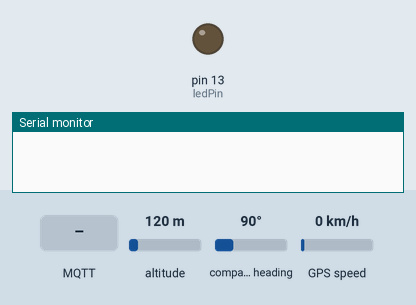
The sketch below on a simulated Arduino Uno, built with avr-gcc and run on an emulated ATmega328P. On the bench: output pins drawn as LEDs (lit = HIGH), the last lines printed to the serial monitor. The inputs (shaded band) are chosen by the test bench; at power-on: altitude 120 m, compass heading 90°, GPS speed 0 km/h. The GPS gets a fix after 3 s at 37.7749, -122.4194 with 8 satellites; no MQTT or app messages arrive unless stated.

Above: at 2.2 s.
2.3 s: MQTT message "1" arrives on the second subscribed topic
At 3.2 s:
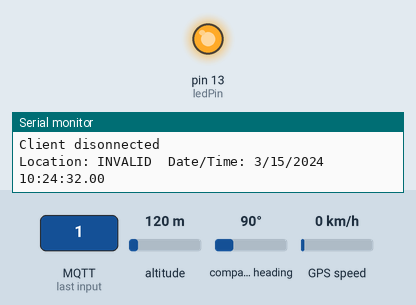
4.0 s: MQTT message "0" arrives on the second subscribed topic
At 4.3 s:
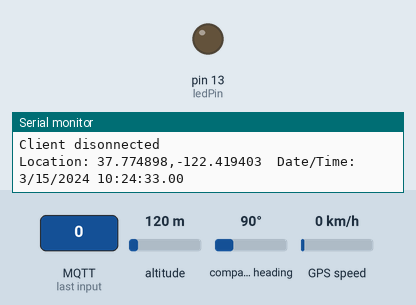
Timing chart, 0 to 7.0 s (numbered marks = the images above; inputs shaded):
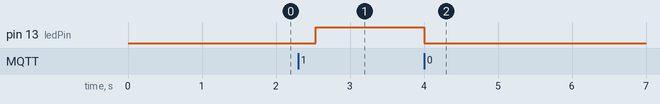

The sketch:

hydrobot-hardware.ino
```cpp
#include <TinyGPS++.h>
#include <SoftwareSerial.h>
#include "EspMQTTClient.h"

static const int RXPin = 5, TXPin = 4;
static const uint32_t GPSBaud = 9600;
TinyGPSPlus gps;
SoftwareSerial ss(RXPin, TXPin);

int ledPin = 13; // GPIO13

EspMQTTClient client(
  "hxp",    //ssid name
  "internet1234", //password wifi
  "broker.shiftr.io", // MQTT Broker server ip
  "0023b036",         // username mqtt
  "66a31b69fd6df2e2", // password mqtt
  "hardware-lowmask", // Client name that uniquely identify your device
  1883                // The MQTT port, default to 1883. this line can be omitted
);

bool stateGps = false;
String locations = "";

void setup() {
  Serial.begin(115200);
  ss.begin(GPSBaud);
  delay(10);

  pinMode(ledPin, OUTPUT);
  digitalWrite(ledPin, LOW);

  client.enableDebuggingMessages(); // Enable debugging messages sent to serial output
  delay(1000);
}

void onConnectionEstablished()
{
  client.subscribe("lowmask/gps-sender", [](const String & payload) {
         stateGps = true;
  });

   client.subscribe("lowmask/switch-led", [](const String & payload) {

      if(payload == "1"){
         digitalWrite(ledPin, HIGH);
      }else if(payload == "0"){
         digitalWrite(ledPin, LOW);
      }

  });
}


void loop() {
  while (ss.available() > 0)
    if (gps.encode(ss.read()))


  if (millis() > 5000 && gps.charsProcessed() < 10)
  {
    Serial.println(F("No GPS detected: check wiring."));
    while(true);
  }

  if (gps.location.isValid()) {
    if(stateGps){
      client.executeDelayed(3 * 1000, []() {
        locations += "http://maps.google.com/maps?q=loc:";
        locations += gps.location.lat();
        locations += ",";
        locations += gps.location.lng();
        client.publish("lowmask/gps-receive", String(locations));
        locations = "";
      });
    }

    stateGps = false;
  }
  else {

    if(stateGps){
      client.executeDelayed(3 * 1000, []() {
        client.publish("lowmask/gps-receive", "maaf,perangkat tidak mendapat sinyal gps :(");
      });
    }

    stateGps = false;
  }

  client.loop();
  delay(1);
  displayInfo();
  Serial.println("Client disonnected");
  Serial.println("");


}

void displayInfo() {
  Serial.print(F("Location: "));
  if (gps.location.isValid()) {
    Serial.print(gps.location.lat(), 6);
    Serial.print(F(","));
    Serial.print(gps.location.lng(), 6);
  }
  else {
    Serial.print(F("INVALID"));
  }

  Serial.print(F("  Date/Time: "));
  if (gps.date.isValid()) {
    Serial.print(gps.date.month());
    Serial.print(F("/"));
    Serial.print(gps.date.day());
    Serial.print(F("/"));
    Serial.print(gps.date.year());
  }
  else {
    Serial.print(F("INVALID"));
  }

  Serial.print(F(" "));
  if (gps.time.isValid()) {
    if (gps.time.hour() < 10) Serial.print(F("0"));
    Serial.print(gps.time.hour());
    Serial.print(F(":"));
    if (gps.time.minute() < 10) Serial.print(F("0"));
    Serial.print(gps.time.minute());
    Serial.print(F(":"));
    if (gps.time.second() < 10) Serial.print(F("0"));
    Serial.print(gps.time.second());
    Serial.print(F("."));
    if (gps.time.centisecond() < 10) Serial.print(F("0"));
    Serial.print(gps.time.centisecond());
  }
  else {
    Serial.print(F("INVALID"));
  }

  Serial.println();
}
```

Measured:
- after the input at 2.3 s, pin 13 (ledPin): LOW → HIGH after 0.23 s
- after the input at 4.0 s, pin 13 (ledPin): HIGH → LOW at once
